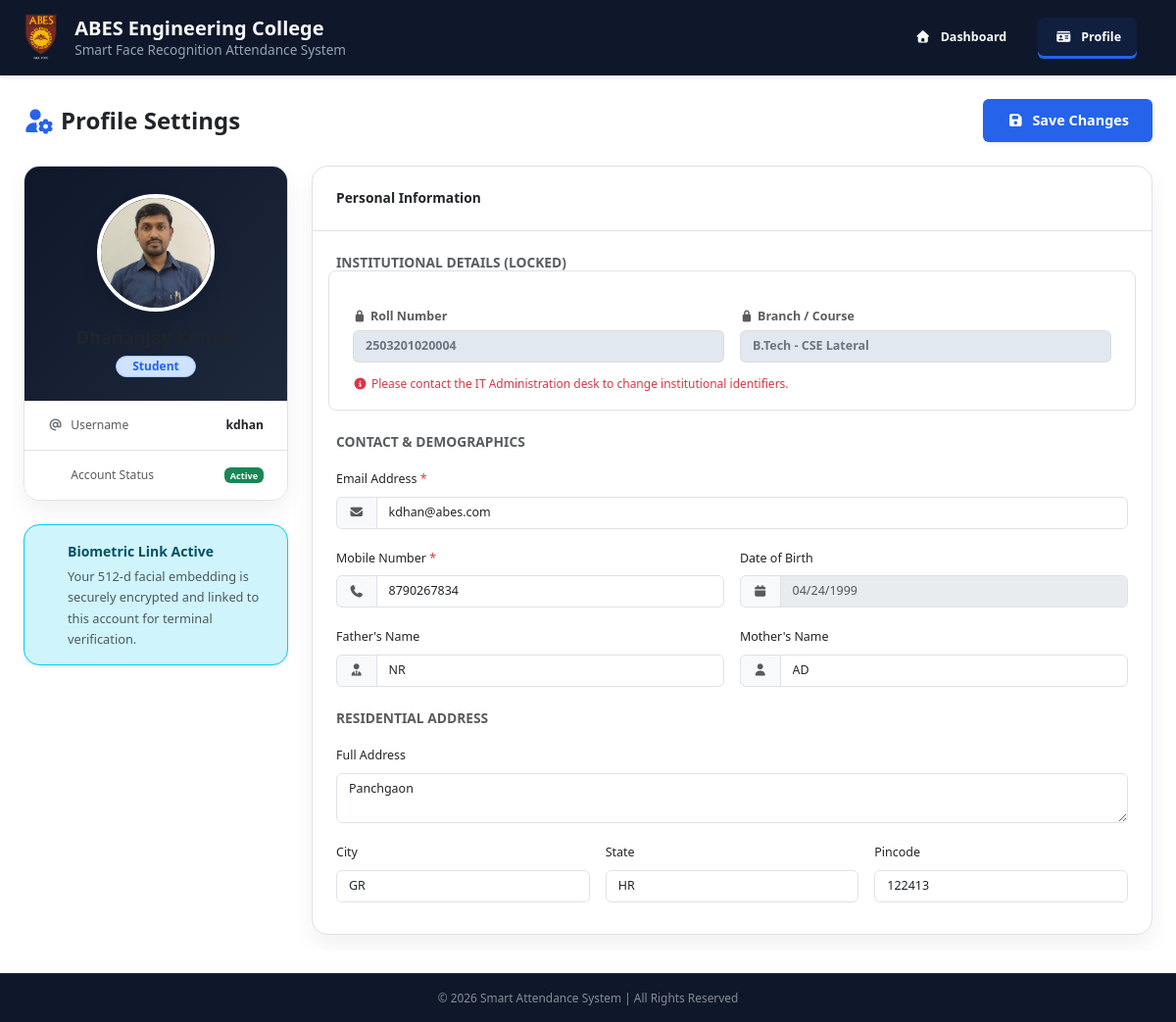
The page /profile (signed in) on the database as committed earlier.
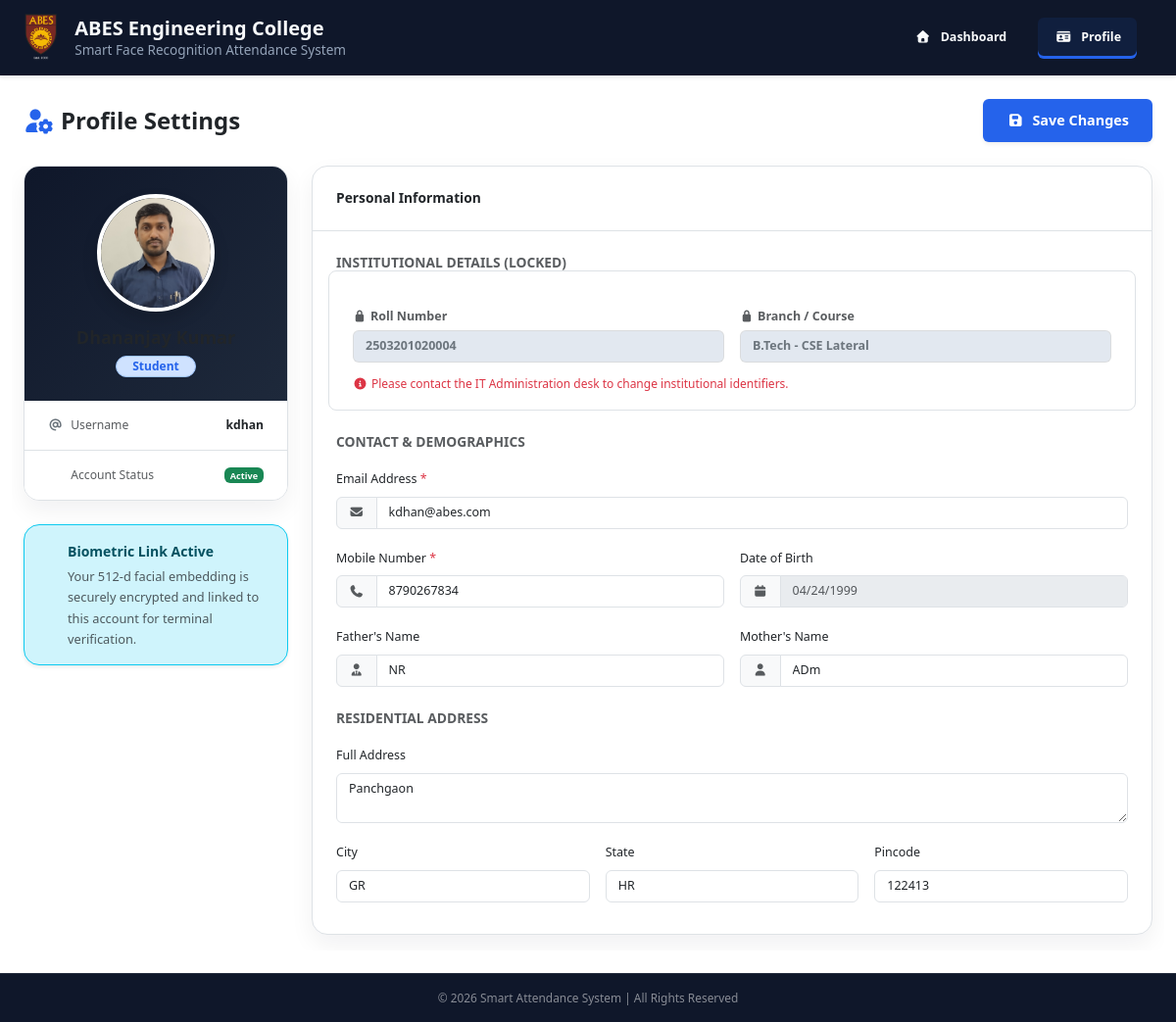
The same page on the database as committed later.
### models.py (models this page shows, shortened)
class User(UserMixin, db.Model):
    __tablename__ = 'users'
    id = db.Column(db.Integer, primary_key=True)
    username = db.Column(db.String(50), unique=True, nullable=False)
    email = db.Column(db.String(120), unique=True, nullable=False)
    password_hash = db.Column(db.String(255), nullable=False)
    role = db.Column(db.String(20), nullable=False)
    is_active = db.Column(db.Boolean, default=True)
    created_at = db.Column(db.DateTime, default=datetime.utcnow)
    password_updated_at = db.Column(db.DateTime, default=datetime.utcnow)
    student_profile = db.relationship(
        'Student', backref='user_account', uselist=False, cascade="all, delete-orphan")
    faculty_profile = db.relationship(
        'FacultyStaff', backref='user_account', uselist=False, cascade="all, delete-orphan")
    attendance_records = db.relationship(
        'AttendanceRecord', foreign_keys='AttendanceRecord.user_id', backref='student_user', lazy=True)
    operator_logs = db.relationship(
        'AttendanceRecord', foreign_keys='AttendanceRecord.marked_by_operator_id', backref='operator_user', lazy=True)

class Student(db.Model):
    __tablename__ = 'students'
    student_id = db.Column(db.Integer, db.ForeignKey('users.id'), primary_key=True)
    roll_no = db.Column(db.String(50), unique=True, nullable=False)
    admission_no = db.Column(db.String(50), unique=True, nullable=False)
    full_name = db.Column(db.String(100), nullable=False)
    gender = db.Column(db.String(15), nullable=False)
    dob = db.Column(db.Date, nullable=False)
    course_id = db.Column(db.Integer, db.ForeignKey('courses.id'), nullable=False)
    session = db.Column(db.String(20), nullable=False)
    mobile_no = db.Column(db.String(15), nullable=False)
    father_name = db.Column(db.String(100), nullable=False)
    mother_name = db.Column(db.String(100), nullable=False)
    city = db.Column(db.String(50), nullable=False)
    state = db.Column(db.String(50), nullable=False)
    pin_code = db.Column(db.String(10), nullable=False)
    address = db.Column(db.Text, nullable=False)
    last_qualification = db.Column(db.String(100), nullable=False)
    photo_path = db.Column(db.String(255), nullable=True)
    encoding_path = db.Column(db.String(255), nullable=True)

class Course(db.Model):
    __tablename__ = 'courses'
    id = db.Column(db.Integer, primary_key=True)
    name = db.Column(db.String(100), nullable=False)  # e.g., "B.Tech - CSE"
    course_type = db.Column(db.String(50), nullable=False)  # e.g., "Regular", "Lateral Entry"
    department_id = db.Column(db.Integer, db.ForeignKey('departments.id'), nullable=False)
    students = db.relationship('Student', backref='course_info', lazy=True)

### routes/main.py (the view, shortened to what this page needs)
@main_bp.route('/profile', methods=['GET', 'POST'])
@login_required
def profile():
    if current_user.role == 'student':
        user_profile = current_user.student_profile
    else:
        user_profile = current_user.faculty_profile
    return render_template('profile.html', user=current_user)

### templates/profile.html (shortened to what this page needs)
{% extends "base.html" %}
{% block body_class %}profile-page-shell{% endblock %}
{% block header_actions %}
<a href="{{ url_for('main.attendance') }}" class="btn fw-semibold btn-header border-0 justify-content-start px-3">
    <i class="fa-solid fa-house me-2" style="width: 20px; text-align: center"></i>Dashboard
</a>
<a href="#" class="btn fw-semibold btn-header border-0 justify-content-start px-3 active">
    <i class="fa-solid fa-id-card me-2" style="width: 20px; text-align: center"></i>Profile
</a>
{% endblock %}
{% block content %}
<div class="container-fluid py-4 px-md-4 d-flex flex-column flex-grow-1 overflow-hidden">
    <div class="d-flex justify-content-between align-items-center mb-4 flex-shrink-0">
        <h2 class="h4 profile-page-title fw-bold mb-0">
            <i class="fa-solid fa-user-gear text-primary me-2"></i>Profile Settings
        </h2>
        <button type="submit" form="profileForm" class="btn btn-primary profile-save-btn fw-semibold shadow-sm">
            <i class="fa-solid fa-floppy-disk me-2"></i>Save Changes
        </button>
    </div>
    {% set profile = current_user.student_profile if current_user.role == 'student' else current_user.faculty_profile %}
    {% set raw_path = profile.photo_path if profile else None %}
    {% set user_photo = raw_path.replace('\\', '/').split('/')[-1] if raw_path else None %}
    <div class="row g-4 flex-grow-1 overflow-hidden">
        <div class="col-lg-4 col-xl-3 h-100 overflow-y-auto pb-3">
            <div class="card profile-side-panel shadow-sm rounded-4 overflow-hidden mb-4">
                <div class="pt-5 pb-4 px-3 text-center position-relative"
                    style="background: linear-gradient(135deg, #0f172a 0%, #1e293b 100%)">
                    <img src="{{ url_for('static', filename='uploads/faces/' + user_photo) if user_photo else 'https://ui-avatars.com/api/?name=' + current_user.username|urlencode + '&background=2563eb&color=fff' }}"
                        alt="Profile Photo" class="rounded-circle object-fit-cover border border-4 border-white shadow "
                        style="width: 120px; height: 120px; margin-top: -20px;"
                        onerror="this.onerror=null; this.src='https://ui-avatars.com/api/?name={{ current_user.username|urlencode }}&background=2563eb&color=fff';">
                    <h5 class="fw-bold mt-3 mb-1">{{ profile.full_name | default(current_user.username) |
                        title }}</h5>
                    <span
                        class="badge bg-primary-subtle text-primary border border-primary-subtle px-3 py-1 rounded-pill">{{
                        current_user.role | title }}</span>
                </div>
                <div class="card-body p-0">
                    <ul class="list-group list-group-flush small">
                        <li class="list-group-item px-4 py-3 d-flex justify-content-between align-items-center">
                            <span class="text-muted fw-medium"><i
                                    class="fa-solid fa-at me-2 text-secondary"></i>Username</span>
                            <span class="fw-bold ">{{ current_user.username }}</span>
                        </li>
                        <li class="list-group-item px-4 py-3 d-flex justify-content-between align-items-center">
                            <span class="text-muted fw-medium">Account Status</span>
                            <span class="badge bg-success">Active</span>
                        </li>
                    </ul>
                </div>
            </div>
            <div class="alert alert-info border-info shadow-sm rounded-4 d-flex gap-3 align-items-start p-3 small mb-0">
                <div>
                    <strong class="d-block mb-1 ">Biometric Link Active</strong>
                    <span class="text-muted" style="font-size: 0.8rem;">Your 512-d facial embedding is securely
                        encrypted and linked to this account for terminal verification.</span>
                </div>
            </div>
        </div>
        <div class="col-lg-8 col-xl-9 h-100 pb-3">
            <form id="profileForm" action="{{ url_for('main.profile') }}" method="POST"
                class="card profile-main-panel shadow-sm rounded-4 h-100 d-flex flex-column">
                <div class="card-header border-bottom p-4 flex-shrink-0 rounded-top-4">
                    <h5 class="mb-0 fw-bold">Personal Information</h5>
                </div>
                <div class="card-body p-4 overflow-y-auto flex-grow-1 rounded-bottom-4">
                    <h6 class="text-muted fw-bold mb-3 small text-uppercase spacing-1">Institutional Details (Locked)
                    </h6>
                    <div class="row g-3 mb-4  p-3 rounded-3 border">
                        <div class="col-md-6">
                            <label class="form-label text-muted small fw-bold mb-1">
                                <i class="fa-solid fa-lock me-1" style="font-size: 0.7rem;"></i>{% if current_user.role
                                == 'student' %}Roll Number{% else %}Employee ID{% endif %}
                            </label>
                            <input type="text"
                                class="form-control text-secondary fw-bold border-secondary border-opacity-25"
                                style="background-color: #e2e8f0; cursor: not-allowed;"
                                value="{{ profile.roll_no if current_user.role == 'student' else profile.employee_id }}"
                                disabled readonly>
                        </div>
                        <div class="col-md-6">
                            <label class="form-label text-muted small fw-bold mb-1">
                                <i class="fa-solid fa-lock me-1" style="font-size: 0.7rem;"></i>{% if current_user.role
                                == 'student' %}Branch / Course{% else %}Department{% endif %}
                            </label>
                            <input type="text"
                                class="form-control text-secondary fw-bold border-secondary border-opacity-25"
                                style="background-color: #e2e8f0; cursor: not-allowed;"
                                value="{{ profile.course_info.name if current_user.role == 'student' and profile.course_info else (profile.department_info.name if profile.department_info else '') }}"
                                disabled readonly>
                        </div>
                        <div class="col-12 mt-2">
                            <span class="text-danger" style="font-size: 0.75rem;"><i
                                    class="fa-solid fa-circle-info me-1"></i>Please contact the IT Administration desk
                                to change institutional identifiers.</span>
                        </div>
                    </div>
                    <h6 class="text-muted fw-bold mb-3 small text-uppercase spacing-1">Contact & Demographics</h6>
                    <div class="row g-3 mb-4">
                        <div class="col-md-12">
                            <label for="email" class="form-label small fw-medium ">Email Address <span
                                    class="text-danger">*</span></label>
                            <div class="input-group">
                                <span class="input-group-text  text-muted"><i class="fa-solid fa-envelope"></i></span>
                                <input type="email" class="form-control" id="email" name="email"
                                    value="{{ current_user.email }}" required>
                            </div>
                        </div>
                        <div class="col-md-6">
                            <label for="mobile_no" class="form-label small fw-medium ">Mobile Number <span
                                    class="text-danger">*</span></label>
                            <div class="input-group">
                                <span class="input-group-text  text-muted"><i class="fa-solid fa-phone"></i></span>
                                <input type="tel" class="form-control" id="mobile_no" name="mobile_no"
                                    value="{{ profile.mobile_no }}" required>
                            </div>
                        </div>
                        <div class="col-md-6">
                            <label for="dob" class="form-label small fw-medium ">Date of Birth</label>
                            <div class="input-group">
                                <span class="input-group-text  text-muted"><i class="fa-solid fa-calendar"></i></span>
                                <input type="date" class="form-control  text-muted" id="dob" value="{{ profile.dob }}"
                                    disabled>
                            </div>
                        </div>
                        <div class="col-md-6">
                            <label for="father_name" class="form-label small fw-medium ">Father's Name</label>
                            <div class="input-group">
                                <span class="input-group-text  text-muted"><i class="fa-solid fa-user-tie"></i></span>
                                <input type="text" class="form-control" id="father_name" name="father_name"
                                    value="{{ profile.father_name }}">
                            </div>
                        </div>
                        <div class="col-md-6">
                            <label for="mother_name" class="form-label small fw-medium ">Mother's Name</label>
                            <div class="input-group">
                                <span class="input-group-text  text-muted"><i class="fa-solid fa-user-large"></i></span>
                                <input type="text" class="form-control" id="mother_name" name="mother_name"
                                    value="{{ profile.mother_name }}">
                            </div>
                        </div>
                    </div>
                    <h6 class="text-muted fw-bold mb-3 small text-uppercase spacing-1">Residential Address</h6>
                    <div class="row g-3 mb-2">
                        <div class="col-12">
                            <label for="address" class="form-label small fw-medium ">Full Address</label>
                            <textarea class="form-control" id="address" name="address"
                                rows="2">{{ profile.address }}</textarea>
                        </div>
                        <div class="col-md-4">
                            <label for="city" class="form-label small fw-medium ">City</label>
                            <input type="text" class="form-control" id="city" name="city" value="{{ profile.city }}">
                        </div>
                        <div class="col-md-4">
                            <label for="state" class="form-label small fw-medium ">State</label>
                            <input type="text" class="form-control" id="state" name="state" value="{{ profile.state }}">
                        </div>
                        <div class="col-md-4">
                            <label for="pin_code" class="form-label small fw-medium ">Pincode</label>
                            <input type="text" class="form-control" id="pin_code" name="pin_code"
                                value="{{ profile.pin_code }}">
                        </div>
                    </div>
                </div>
            </form>
        </div>
    </div>
</div>
{% endblock %}

### templates/base.html (shortened to what this page needs)
<!doctype html>
<html lang="en">
<head>
  <link rel="stylesheet" href="{{ url_for('static', filename='css/bootstrap.min.css') }}" />
  <link rel="stylesheet" href="{{ url_for('static', filename='css/all.min.css') }}" />
  <link rel="stylesheet" href="{{ url_for('static', filename='css/style.css') }}" />
</head>
<body class="{% block body_class %}{% endblock %}">
  <header class="navbar navbar-expand-lg navbar-dark px-3 px-md-4">
    <div class="container-fluid p-0 d-flex align-items-center justify-content-between">
      <a class="navbar-brand d-flex align-items-center gap-3 m-0" href="{{ url_for('main.index') }}">
        <div class="header-logo">
          <img class="img-fluid" src="{{ url_for('static', filename='images/Logo.png') }}" alt="ABES Logo" />
        </div>
        <div class="college-info d-flex flex-column">
          <span class="college-name">ABES Engineering College</span>
          <span class="system-subtitle">Smart Face Recognition Attendance System</span>
        </div>
      </a>
      <div class="collapse navbar-collapse justify-content-end order-lg-2" id="navDrawer">
        <div
          class="d-flex flex-column flex-lg-row align-items-stretch align-items-lg-center gap-2 gap-lg-3 my-2 my-lg-0">
          {% block header_actions %}{% endblock %}
        </div>
      </div>
    </div>
  </header>
  {% include 'components/toast.html' %}
  <div class="app-main-content" role="main">
    {% block content %}{% endblock %}
  </div>
  <footer class="py-3 w-100 text-center text-white mt-auto" style="background-color: #0f172a;">
    <div class="container small text-white-50">
      &copy; {{ current_year }} Smart Attendance System | All Rights Reserved
    </div>
  </footer>
</body>
</html>

### templates/components/toast.html (shortened to what this page needs)
<div class="toast-container position-fixed end-0 p-3" style="bottom: 80px; z-index: 1090;" id="globalToastContainer">
</div>

Rows that differ between the two databases and show on the page:
changed Student "NR": mother_name "AD" → "ADm"
